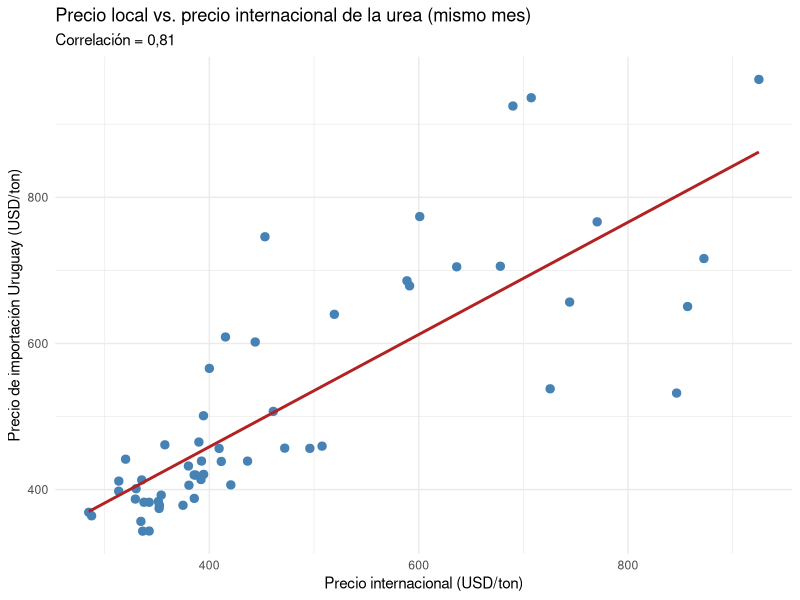
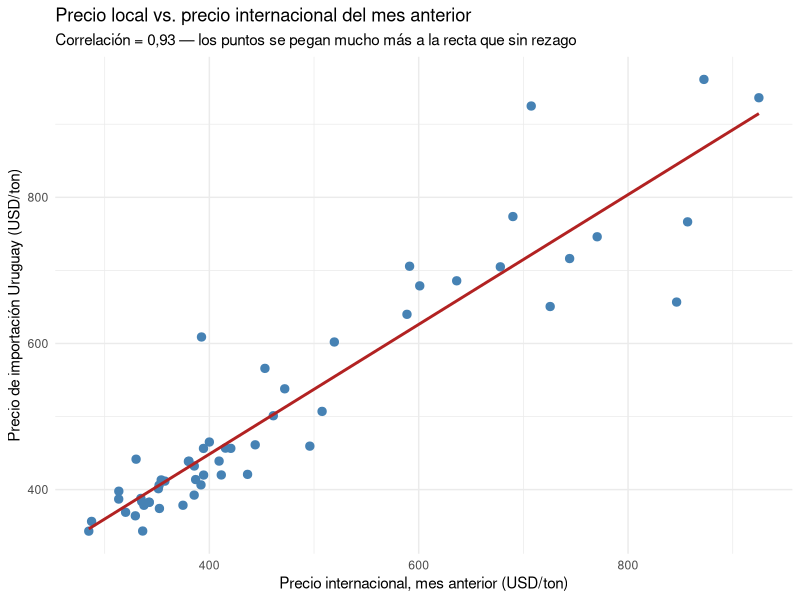
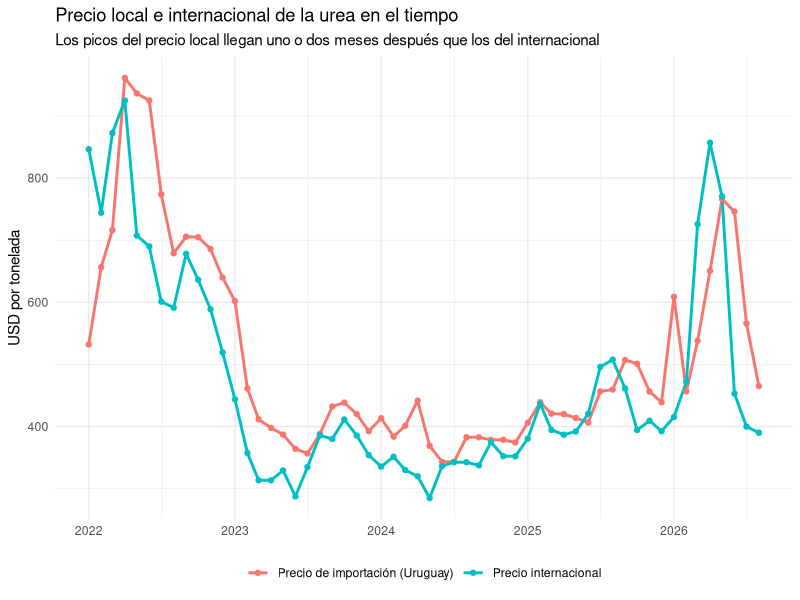
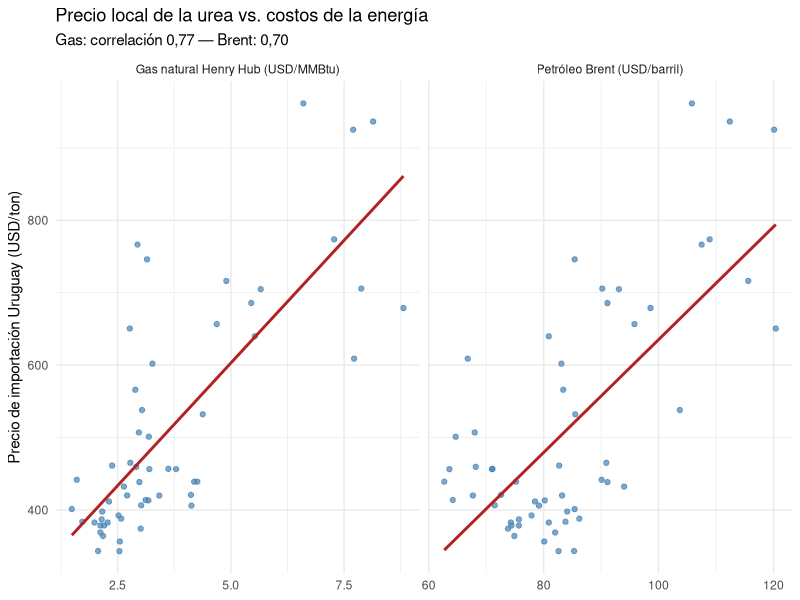
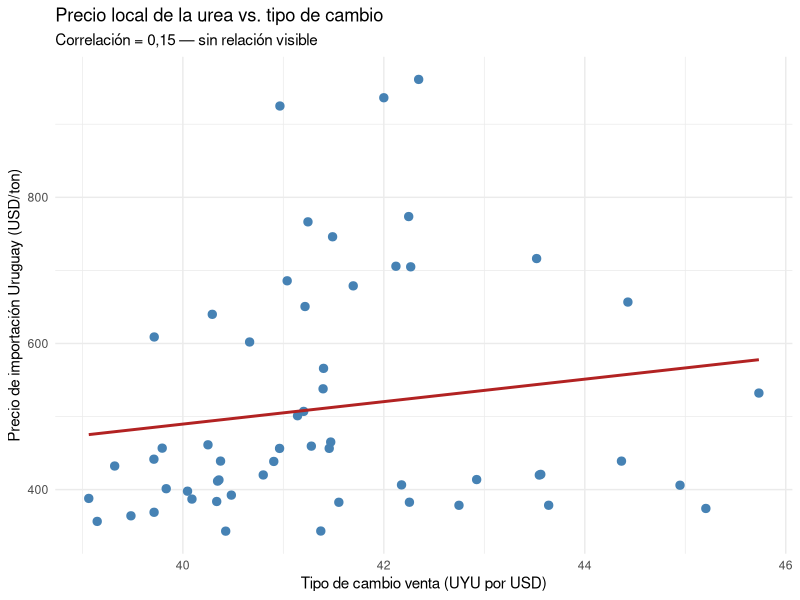
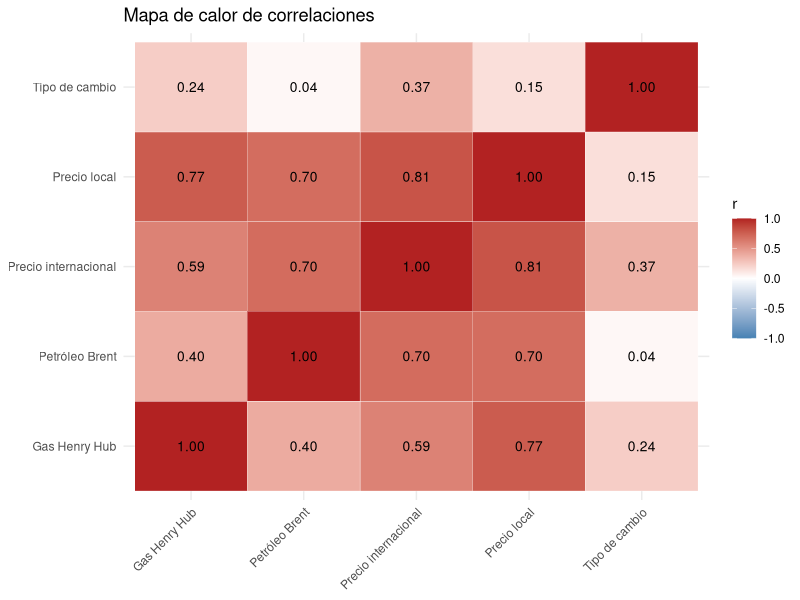
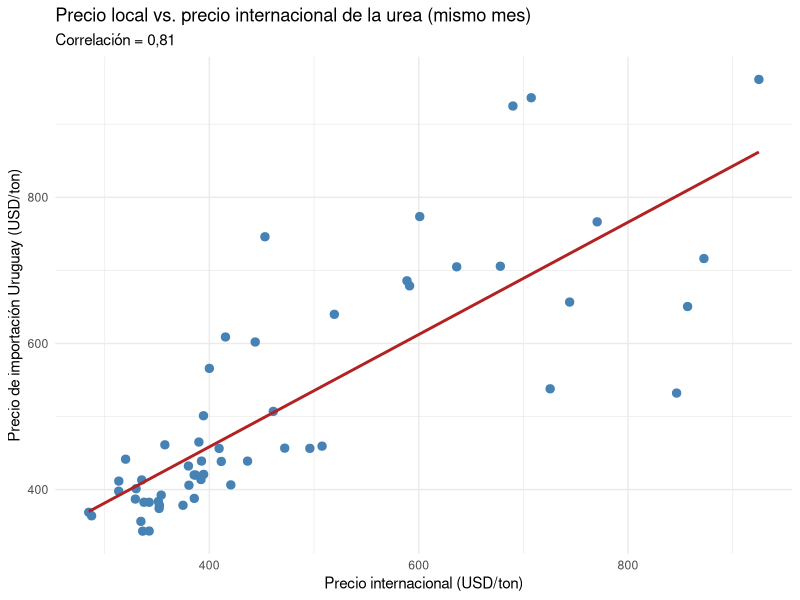
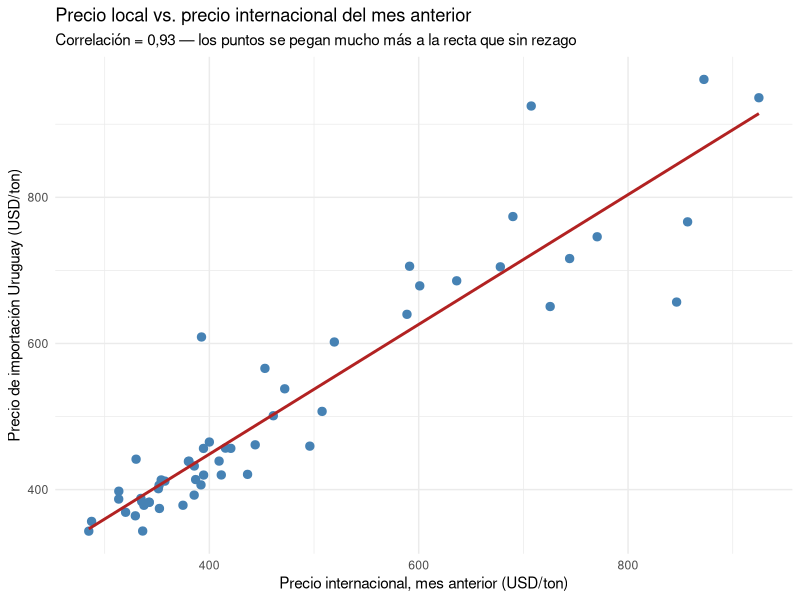

Write the R code that produced these figures, in order.
# ============================================================
# PASO 6 (visualizar) — Gráficos de relaciones entre variables
# Visualizamos lo que el paso 4 encontró en números:
#   - precio local vs. internacional (mismo mes y con 1 mes de rezago)
#   - las dos series superpuestas en el tiempo
#   - precio local vs. gas natural y petróleo
#   - precio local vs. tipo de cambio
#   - mapa de calor de correlaciones
# Entrada: Datos/procesados/base_mensual_urea.csv
# Salida:  figuras/05_*.png
# ============================================================
#
# CORRECCIÓN (oct-2026): la versión anterior usaba gas_us_usd_mmbtu y
# gas_eu_usd_mmbtu, que no existen en la base guardada, y por eso las
# secciones 4 y 6 no corrían. Decisión del grupo: la única serie de gas
# del proyecto es Henry Hub (gas_hh_eia_usd_mmbtu). Además, ahora cada
# gráfico se guarda en la carpeta figuras/ (antes solo se mostraba).

library(readr)
library(dplyr)
library(tidyr)
library(ggplot2)
library(here)

base <- read_csv(here("Datos", "procesados", "base_mensual_urea.csv"),
                 show_col_types = FALSE) %>%
  mutate(periodo = as.Date(periodo)) %>%
  arrange(periodo)

dir.create(here("figuras"), showWarnings = FALSE)

# ---- 1. Precio local vs. internacional (mismo mes) ------------------
# Correlación de referencia (04): 0,81

g1 <- ggplot(base, aes(x = urea_int_usd_mt, y = precio_import_usd_mt)) +
  geom_point(size = 2.5, color = "steelblue") +
  geom_smooth(method = "lm", se = FALSE, color = "firebrick") +
  labs(title = "Precio local vs. precio internacional de la urea (mismo mes)",
       subtitle = "Correlación = 0,81",
       x = "Precio internacional (USD/ton)",
       y = "Precio de importación Uruguay (USD/ton)") +
  theme_minimal()
g1
ggsave(here("figuras", "05a_local_vs_internacional_mismo_mes.png"), g1,
       width = 8, height = 5, dpi = 150)

# ---- 2. Precio local vs. internacional CON 1 MES DE REZAGO ----------
# Correlación de referencia (04): 0,93, la más alta de todos los rezagos

base_lag <- base %>% mutate(urea_int_lag1 = lag(urea_int_usd_mt, 1))

g2 <- ggplot(filter(base_lag, !is.na(urea_int_lag1)),
             aes(x = urea_int_lag1, y = precio_import_usd_mt)) +
  geom_point(size = 2.5, color = "steelblue") +
  geom_smooth(method = "lm", se = FALSE, color = "firebrick") +
  labs(title = "Precio local vs. precio internacional del mes anterior",
       subtitle = "Correlación = 0,93 — los puntos se pegan mucho más a la recta que sin rezago",
       x = "Precio internacional, mes anterior (USD/ton)",
       y = "Precio de importación Uruguay (USD/ton)") +
  theme_minimal()
g2
ggsave(here("figuras", "05b_local_vs_internacional_rezago1.png"), g2,
       width = 8, height = 5, dpi = 150)

# ---- 3. Ambas series en el tiempo, superpuestas ----------------------

base_largo <- base %>%
  select(periodo, precio_import_usd_mt, urea_int_usd_mt) %>%
  pivot_longer(-periodo, names_to = "serie", values_to = "precio") %>%
  mutate(serie = recode(serie,
                        precio_import_usd_mt = "Precio de importación (Uruguay)",
                        urea_int_usd_mt      = "Precio internacional"))

g3 <- ggplot(base_largo, aes(x = periodo, y = precio, color = serie)) +
  geom_line(linewidth = 1) +
  geom_point(size = 1.5) +
  labs(title = "Precio local e internacional de la urea en el tiempo",
       subtitle = "Los picos del precio local llegan uno o dos meses después que los del internacional",
       x = NULL, y = "USD por tonelada", color = NULL) +
  theme_minimal() +
  theme(legend.position = "bottom")
g3
ggsave(here("figuras", "05c_series_en_el_tiempo.png"), g3,
       width = 9, height = 5, dpi = 150)

# ---- 4. Precio local vs. gas natural y petróleo ----------------------
# Correlaciones de referencia (04): gas Henry Hub 0,77 — Brent 0,70

vars_costos <- base %>%
  select(precio_import_usd_mt, gas_hh_eia_usd_mmbtu, brent_usd_bbl) %>%
  pivot_longer(-precio_import_usd_mt, names_to = "variable", values_to = "valor") %>%
  mutate(variable = recode(variable,
                           gas_hh_eia_usd_mmbtu = "Gas natural Henry Hub (USD/MMBtu)",
                           brent_usd_bbl        = "Petróleo Brent (USD/barril)"))

g4 <- ggplot(vars_costos, aes(x = valor, y = precio_import_usd_mt)) +
  geom_point(color = "steelblue", alpha = 0.7) +
  geom_smooth(method = "lm", se = FALSE, color = "firebrick") +
  facet_wrap(~ variable, scales = "free_x") +
  labs(title = "Precio local de la urea vs. costos de la energía",
       subtitle = "Gas: correlación 0,77 — Brent: 0,70",
       x = NULL, y = "Precio de importación Uruguay (USD/ton)") +
  theme_minimal()
g4
ggsave(here("figuras", "05d_local_vs_gas_y_brent.png"), g4,
       width = 9, height = 4.5, dpi = 150)

# ---- 5. Precio local vs. tipo de cambio ------------------------------
# Correlación de referencia (04): 0,15 (casi nula, esperable: la Y está en USD)

g5 <- ggplot(base, aes(x = tc_venta_uyu, y = precio_import_usd_mt)) +
  geom_point(size = 2.5, color = "steelblue") +
  geom_smooth(method = "lm", se = FALSE, color = "firebrick") +
  labs(title = "Precio local de la urea vs. tipo de cambio",
       subtitle = "Correlación = 0,15 — sin relación visible",
       x = "Tipo de cambio venta (UYU por USD)",
       y = "Precio de importación Uruguay (USD/ton)") +
  theme_minimal()
g5
ggsave(here("figuras", "05e_local_vs_tipo_de_cambio.png"), g5,
       width = 8, height = 5, dpi = 150)

# ---- 6. Mapa de calor de correlaciones -------------------------------
# Versión visual de la matriz de correlación del script 04

matriz_cor <- base %>%
  select(`Precio local`         = precio_import_usd_mt,
         `Precio internacional` = urea_int_usd_mt,
         `Gas Henry Hub`        = gas_hh_eia_usd_mmbtu,
         `Petróleo Brent`       = brent_usd_bbl,
         `Tipo de cambio`       = tc_venta_uyu) %>%
  cor()

cor_largo <- as.data.frame(matriz_cor) %>%
  mutate(var1 = rownames(matriz_cor)) %>%
  pivot_longer(-var1, names_to = "var2", values_to = "correlacion")

g6 <- ggplot(cor_largo, aes(x = var1, y = var2, fill = correlacion)) +
  geom_tile(color = "white") +
  geom_text(aes(label = sprintf("%.2f", correlacion)), size = 3.5) +
  scale_fill_gradient2(low = "steelblue", mid = "white", high = "firebrick",
                       midpoint = 0, limits = c(-1, 1)) +
  labs(title = "Mapa de calor de correlaciones", x = NULL, y = NULL, fill = "r") +
  theme_minimal() +
  theme(axis.text.x = element_text(angle = 45, hjust = 1))
g6
ggsave(here("figuras", "05f_mapa_calor_correlaciones.png"), g6,
       width = 7, height = 6, dpi = 150)

# Lectura general: el precio internacional (sobre todo el del mes
# anterior) es la variable que más acompaña al precio local; el gas y el
# Brent acompañan menos y con más dispersión; el tipo de cambio no
# muestra relación. Esto motiva el modelo con rezagos de los scripts 10 y 11.
